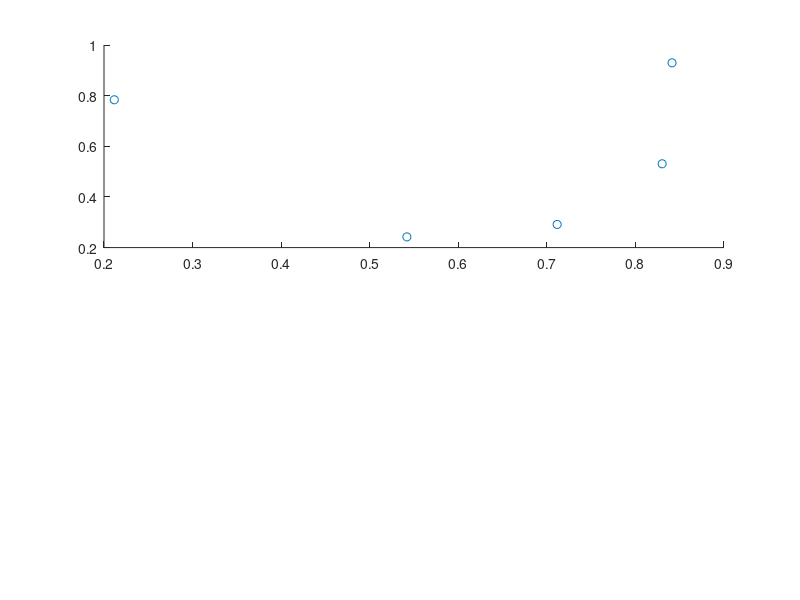

Here is the MATLAB script that generated this plot: (Note: this script raises an error after producing the figure.)
%% Plot across subplots %% 
%  use external function located here:
%  https://github.com/michellehirsch/MATLAB-Dataspace-to-Figure-Units
%
%  below is from: 
%  https://stackoverflow.com/questions/3635411/draw-line-between-two-subplots

% two 2x5 arrays with random data
a1 = rand(2,5);
a2 = rand(2,5);

figure, clf
% two subplots
subplot(211)
scatter(a1(1,:),a1(2,:))
% Convert axes coordinates to figure coordinates for 1st axes
[xa1 ya1] = ds2nfu(a1(1,:),a1(2,:));


subplot(212)
scatter(a2(1,:),a2(2,:))
% Convert axes coordinates to figure coordinates for 2nd axes
[xa2 ya2] = ds2nfu(a2(1,:),a2(2,:));

% draw the lines
for k=1:numel(xa1)
    annotation('line',[xa1(k) xa2(k)],[ya1(k) ya2(k)],'color','r');
end